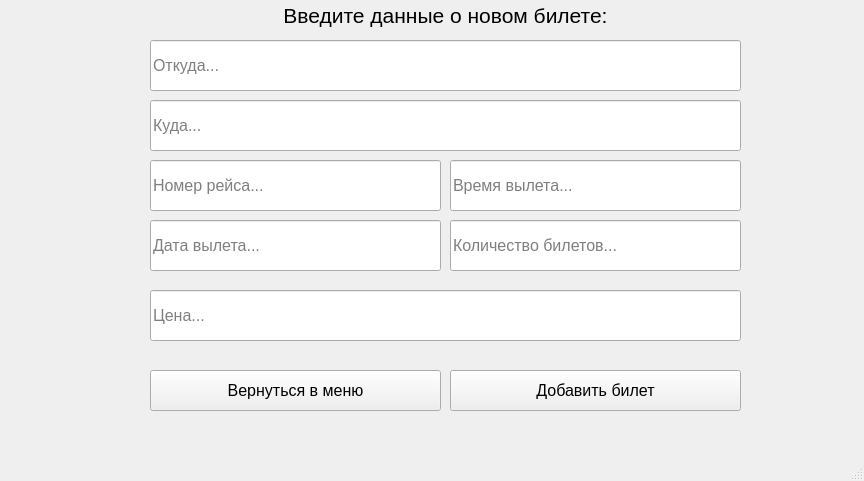
<?xml version="1.0" encoding="UTF-8"?>
<ui version="4.0">
 <class>MainWindow</class>
 <widget class="QMainWindow" name="MainWindow">
  <property name="geometry">
   <rect>
    <x>0</x>
    <y>0</y>
    <width>864</width>
    <height>481</height>
   </rect>
  </property>
  <property name="windowTitle">
   <string>MainWindow</string>
  </property>
  <widget class="QWidget" name="centralwidget">
   <widget class="QLabel" name="label">
    <property name="geometry">
     <rect>
      <x>10</x>
      <y>0</y>
      <width>871</width>
      <height>31</height>
     </rect>
    </property>
    <property name="font">
     <font>
      <pointsize>16</pointsize>
     </font>
    </property>
    <property name="text">
     <string>Введите данные о новом билете:</string>
    </property>
    <property name="alignment">
     <set>Qt::AlignCenter</set>
    </property>
   </widget>
   <widget class="QLineEdit" name="lineEdit_from">
    <property name="geometry">
     <rect>
      <x>150</x>
      <y>40</y>
      <width>591</width>
      <height>51</height>
     </rect>
    </property>
    <property name="font">
     <font>
      <pointsize>12</pointsize>
     </font>
    </property>
    <property name="styleSheet">
     <string notr="true">QLineEdit::setValidator(QIntValidator()) </string>
    </property>
    <property name="text">
     <string/>
    </property>
    <property name="placeholderText">
     <string>Откуда...</string>
    </property>
   </widget>
   <widget class="QLineEdit" name="lineEdit_where">
    <property name="geometry">
     <rect>
      <x>150</x>
      <y>100</y>
      <width>591</width>
      <height>51</height>
     </rect>
    </property>
    <property name="font">
     <font>
      <pointsize>12</pointsize>
     </font>
    </property>
    <property name="placeholderText">
     <string>Куда...</string>
    </property>
   </widget>
   <widget class="QLineEdit" name="lineEdit_number">
    <property name="geometry">
     <rect>
      <x>150</x>
      <y>160</y>
      <width>291</width>
      <height>51</height>
     </rect>
    </property>
    <property name="font">
     <font>
      <pointsize>12</pointsize>
     </font>
    </property>
    <property name="maxLength">
     <number>999999999</number>
    </property>
    <property name="placeholderText">
     <string>Номер рейса...</string>
    </property>
   </widget>
   <widget class="QLineEdit" name="lineEdit_time">
    <property name="geometry">
     <rect>
      <x>450</x>
      <y>160</y>
      <width>291</width>
      <height>51</height>
     </rect>
    </property>
    <property name="font">
     <font>
      <pointsize>12</pointsize>
     </font>
    </property>
    <property name="placeholderText">
     <string>Время вылета...</string>
    </property>
   </widget>
   <widget class="QLineEdit" name="lineEdit_date">
    <property name="geometry">
     <rect>
      <x>150</x>
      <y>220</y>
      <width>291</width>
      <height>51</height>
     </rect>
    </property>
    <property name="font">
     <font>
      <pointsize>12</pointsize>
     </font>
    </property>
    <property name="placeholderText">
     <string>Дата вылета...</string>
    </property>
   </widget>
   <widget class="QLineEdit" name="lineEdit_quantity">
    <property name="geometry">
     <rect>
      <x>450</x>
      <y>220</y>
      <width>291</width>
      <height>51</height>
     </rect>
    </property>
    <property name="font">
     <font>
      <pointsize>12</pointsize>
     </font>
    </property>
    <property name="placeholderText">
     <string>Количество билетов...</string>
    </property>
   </widget>
   <widget class="QLineEdit" name="lineEdit_price">
    <property name="geometry">
     <rect>
      <x>150</x>
      <y>290</y>
      <width>591</width>
      <height>51</height>
     </rect>
    </property>
    <property name="font">
     <font>
      <pointsize>12</pointsize>
     </font>
    </property>
    <property name="maxLength">
     <number>999999999</number>
    </property>
    <property name="placeholderText">
     <string>Цена...</string>
    </property>
   </widget>
   <widget class="QPushButton" name="pushButton_return_to_adminmain">
    <property name="geometry">
     <rect>
      <x>150</x>
      <y>370</y>
      <width>291</width>
      <height>41</height>
     </rect>
    </property>
    <property name="font">
     <font>
      <pointsize>12</pointsize>
     </font>
    </property>
    <property name="text">
     <string>Вернуться в меню</string>
    </property>
   </widget>
   <widget class="QPushButton" name="pushButton_add_ticket">
    <property name="geometry">
     <rect>
      <x>450</x>
      <y>370</y>
      <width>291</width>
      <height>41</height>
     </rect>
    </property>
    <property name="font">
     <font>
      <pointsize>12</pointsize>
     </font>
    </property>
    <property name="text">
     <string>Добавить билет</string>
    </property>
   </widget>
  </widget>
  <widget class="QMenuBar" name="menubar">
   <property name="geometry">
    <rect>
     <x>0</x>
     <y>0</y>
     <width>864</width>
     <height>21</height>
    </rect>
   </property>
  </widget>
  <widget class="QStatusBar" name="statusbar"/>
 </widget>
 <resources/>
 <connections/>
</ui>
